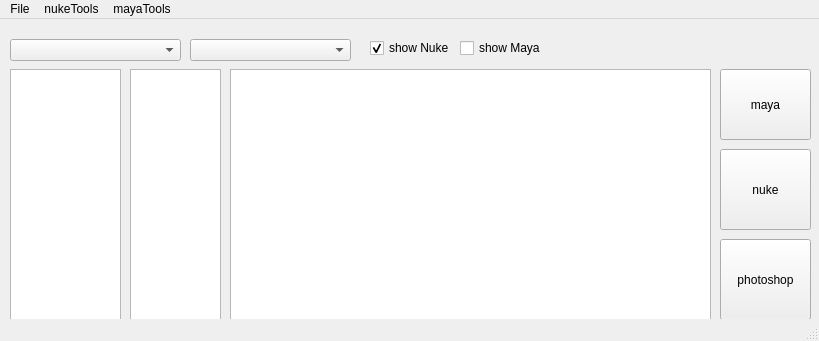
<?xml version="1.0" encoding="UTF-8"?>
<ui version="4.0">
 <class>MainWindow</class>
 <widget class="QMainWindow" name="MainWindow">
  <property name="geometry">
   <rect>
    <x>0</x>
    <y>0</y>
    <width>819</width>
    <height>341</height>
   </rect>
  </property>
  <property name="windowTitle">
   <string>MainWindow</string>
  </property>
  <widget class="QWidget" name="centralwidget">
   <widget class="QComboBox" name="projectCB">
    <property name="geometry">
     <rect>
      <x>10</x>
      <y>20</y>
      <width>171</width>
      <height>22</height>
     </rect>
    </property>
   </widget>
   <widget class="QComboBox" name="episodeCB">
    <property name="geometry">
     <rect>
      <x>190</x>
      <y>20</y>
      <width>161</width>
      <height>22</height>
     </rect>
    </property>
   </widget>
   <widget class="QListWidget" name="seqLV">
    <property name="geometry">
     <rect>
      <x>10</x>
      <y>50</y>
      <width>111</width>
      <height>251</height>
     </rect>
    </property>
    <property name="selectionMode">
     <enum>QAbstractItemView::SingleSelection</enum>
    </property>
   </widget>
   <widget class="QListWidget" name="shotLV">
    <property name="geometry">
     <rect>
      <x>130</x>
      <y>50</y>
      <width>91</width>
      <height>251</height>
     </rect>
    </property>
    <property name="selectionMode">
     <enum>QAbstractItemView::MultiSelection</enum>
    </property>
   </widget>
   <widget class="QPushButton" name="maya_PB">
    <property name="geometry">
     <rect>
      <x>720</x>
      <y>50</y>
      <width>91</width>
      <height>71</height>
     </rect>
    </property>
    <property name="text">
     <string>maya</string>
    </property>
   </widget>
   <widget class="QPushButton" name="nuke_PB">
    <property name="enabled">
     <bool>true</bool>
    </property>
    <property name="geometry">
     <rect>
      <x>720</x>
      <y>130</y>
      <width>91</width>
      <height>81</height>
     </rect>
    </property>
    <property name="text">
     <string>nuke</string>
    </property>
   </widget>
   <widget class="QPushButton" name="photoshop_PB">
    <property name="geometry">
     <rect>
      <x>720</x>
      <y>220</y>
      <width>91</width>
      <height>81</height>
     </rect>
    </property>
    <property name="text">
     <string>photoshop</string>
    </property>
   </widget>
   <widget class="QCheckBox" name="nuke_CB">
    <property name="geometry">
     <rect>
      <x>370</x>
      <y>20</y>
      <width>81</width>
      <height>18</height>
     </rect>
    </property>
    <property name="text">
     <string>show Nuke</string>
    </property>
    <property name="checked">
     <bool>true</bool>
    </property>
   </widget>
   <widget class="QCheckBox" name="maya_CB">
    <property name="geometry">
     <rect>
      <x>460</x>
      <y>20</y>
      <width>81</width>
      <height>18</height>
     </rect>
    </property>
    <property name="text">
     <string>show Maya</string>
    </property>
   </widget>
   <widget class="QTreeWidget" name="fileTW">
    <property name="geometry">
     <rect>
      <x>230</x>
      <y>50</y>
      <width>481</width>
      <height>251</height>
     </rect>
    </property>
    <property name="headerHidden">
     <bool>true</bool>
    </property>
    <column>
     <property name="text">
      <string>items</string>
     </property>
    </column>
   </widget>
  </widget>
  <widget class="QMenuBar" name="menubar">
   <property name="geometry">
    <rect>
     <x>0</x>
     <y>0</y>
     <width>819</width>
     <height>18</height>
    </rect>
   </property>
   <widget class="QMenu" name="menuTools">
    <property name="title">
     <string>nukeTools</string>
    </property>
    <addaction name="actionUpdateRL"/>
    <addaction name="actionResubmitUp"/>
    <addaction name="actionHistoryRL"/>
    <addaction name="actionBackUp"/>
   </widget>
   <widget class="QMenu" name="menuFile">
    <property name="title">
     <string>File</string>
    </property>
    <addaction name="action_SA"/>
    <addaction name="action_SL"/>
    <addaction name="action_SC"/>
   </widget>
   <widget class="QMenu" name="menuMayaTools">
    <property name="title">
     <string>mayaTools</string>
    </property>
    <addaction name="actionResubmit"/>
   </widget>
   <addaction name="menuFile"/>
   <addaction name="menuTools"/>
   <addaction name="menuMayaTools"/>
  </widget>
  <widget class="QStatusBar" name="statusbar"/>
  <action name="actionDev">
   <property name="text">
    <string>dev</string>
   </property>
   <property name="toolTip">
    <string>launch with dev env</string>
   </property>
  </action>
  <action name="actionNukeX">
   <property name="text">
    <string>nukeX</string>
   </property>
   <property name="toolTip">
    <string>launch NukeX</string>
   </property>
  </action>
  <action name="actionUpdateRL">
   <property name="text">
    <string>updateRL</string>
   </property>
  </action>
  <action name="actionResubmitUp">
   <property name="text">
    <string>resubmitUp</string>
   </property>
  </action>
  <action name="actionHistoryRL">
   <property name="text">
    <string>historyRL</string>
   </property>
  </action>
  <action name="actionBackUp">
   <property name="text">
    <string>backUp</string>
   </property>
  </action>
  <action name="action_SA">
   <property name="checkable">
    <bool>true</bool>
   </property>
   <property name="checked">
    <bool>true</bool>
   </property>
   <property name="text">
    <string>Show Al</string>
   </property>
  </action>
  <action name="action_SL">
   <property name="checkable">
    <bool>true</bool>
   </property>
   <property name="text">
    <string>Show Lego</string>
   </property>
  </action>
  <action name="action_SC">
   <property name="checkable">
    <bool>true</bool>
   </property>
   <property name="text">
    <string>Show Commercial</string>
   </property>
  </action>
  <action name="actionResubmit">
   <property name="text">
    <string>resubmitUp</string>
   </property>
  </action>
 </widget>
 <resources/>
 <connections>
  <connection>
   <sender>nuke_CB</sender>
   <signal>clicked(bool)</signal>
   <receiver>maya_CB</receiver>
   <slot>toggle()</slot>
   <hints>
    <hint type="sourcelabel">
     <x>412</x>
     <y>46</y>
    </hint>
    <hint type="destinationlabel">
     <x>492</x>
     <y>45</y>
    </hint>
   </hints>
  </connection>
  <connection>
   <sender>maya_CB</sender>
   <signal>clicked(bool)</signal>
   <receiver>nuke_CB</receiver>
   <slot>toggle()</slot>
   <hints>
    <hint type="sourcelabel">
     <x>523</x>
     <y>43</y>
    </hint>
    <hint type="destinationlabel">
     <x>405</x>
     <y>51</y>
    </hint>
   </hints>
  </connection>
 </connections>
</ui>
